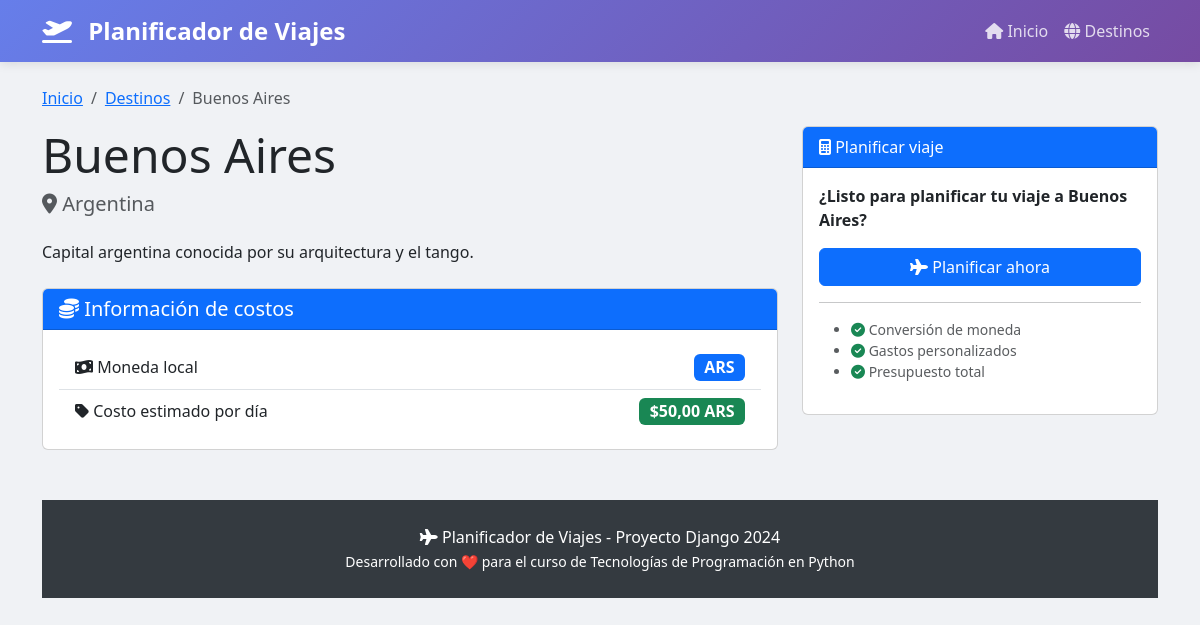
Page /destino/7/ on the committed database.
### planificador/models.py (models this page shows, shortened)
class Destino(models.Model):
    nombre = models.CharField(max_length=100, verbose_name="Nombre de la ciudad")
    pais = models.CharField(max_length=100, verbose_name="País")
    moneda_local = models.CharField(max_length=3, verbose_name="Moneda local", help_text="Código ISO de 3 letras, ej: EUR, USD, MXN")
    costo_vida_diario = models.DecimalField(
        max_digits=10,
        decimal_places=2,
        verbose_name="Costo de vida diario",
        help_text="Costo estimado por día para una persona"
    )
    descripcion = models.TextField(verbose_name="Descripción", blank=True)
    class Meta:
        verbose_name = "Destino"
        verbose_name_plural = "Destinos"
        ordering = ['costo_vida_diario']

### planificador/views.py (the view)
# urls.py: path('destino/<int:destino_id>/', views.detalle_destino, name='detalle_destino'),
def detalle_destino(request, destino_id):
    destino = get_object_or_404(Destino, id=destino_id)
    context = {
        'destino': destino,
    }
    return render(request, 'planificador/detalle_destino.html', context)

### planificador/templates/planificador/detalle_destino.html (shortened to what this page needs)
{% extends 'planificador/base.html' %}
{% block contenido %}
<div class="row">
    <div class="col-12">
        <nav aria-label="breadcrumb">
            <ol class="breadcrumb">
                <li class="breadcrumb-item"><a href="{% url 'inicio' %}">Inicio</a></li>
                <li class="breadcrumb-item"><a href="{% url 'lista_destinos' %}">Destinos</a></li>
                <li class="breadcrumb-item active">{{ destino.nombre }}</li>
            </ol>
        </nav>
    </div>
</div>
<div class="row">
    <div class="col-md-8">
        <h1 class="display-5">{{ destino.nombre }}</h1>
        <h5 class="text-muted">
            <i class="fas fa-map-marker-alt"></i> {{ destino.pais }}
        </h5>
        <p class="mt-4">{{ destino.descripcion }}</p>
        <div class="card mt-4">
            <div class="card-header bg-primary text-white">
                <h5 class="mb-0"><i class="fas fa-coins"></i> Información de costos</h5>
            </div>
            <div class="card-body">
                <ul class="list-group list-group-flush">
                    <li class="list-group-item d-flex justify-content-between align-items-center">
                        <span><i class="fas fa-money-bill-wave"></i> Moneda local</span>
                        <span class="badge bg-primary fs-6">{{ destino.moneda_local }}</span>
                    </li>
                    <li class="list-group-item d-flex justify-content-between align-items-center">
                        <span><i class="fas fa-tag"></i> Costo estimado por día</span>
                        <span class="badge bg-success fs-6">${{ destino.costo_vida_diario }} {{ destino.moneda_local }}</span>
                    </li>
                </ul>
            </div>
        </div>
    </div>
    <div class="col-md-4">
    <div class="card">
        <div class="card-header bg-primary text-white">
            <i class="fas fa-calculator"></i> Planificar viaje
        </div>
        <div class="card-body">
            <p class="fw-bold">¿Listo para planificar tu viaje a {{ destino.nombre }}?</p>
            <a href="{% url 'planificar_viaje_destino' destino.id %}" class="btn btn-primary w-100">
                <i class="fas fa-plane"></i> Planificar ahora
            </a>
            <hr>
            <ul class="text-muted small">
                <li><i class="fas fa-check-circle text-success"></i> Conversión de moneda</li>
                <li><i class="fas fa-check-circle text-success"></i> Gastos personalizados</li>
                <li><i class="fas fa-check-circle text-success"></i> Presupuesto total</li>
            </ul>
        </div>
    </div>
</div>
{% endblock %}

### planificador/templates/planificador/base.html (style rules this page uses)
body { background-color: #f0f2f5; }

### rows in the picture
Destino: nombre "Buenos Aires", pais "Argentina", descripcion "Capital argentina conocida por su arquitectura y el tango.", moneda_local "ARS", costo_vida_diario "50,00"
